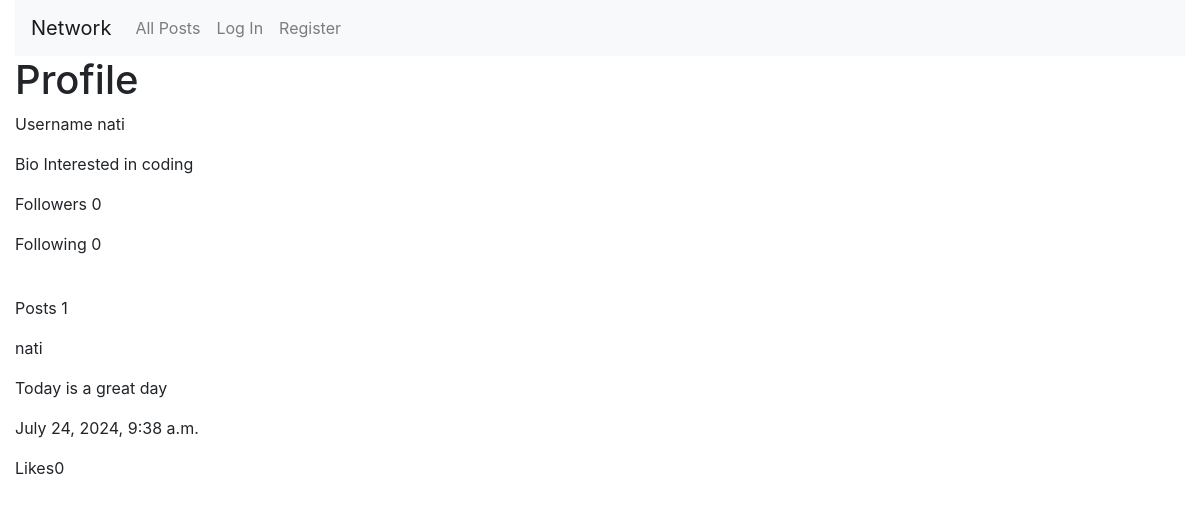
The app's page /profile_view/nati, older data.
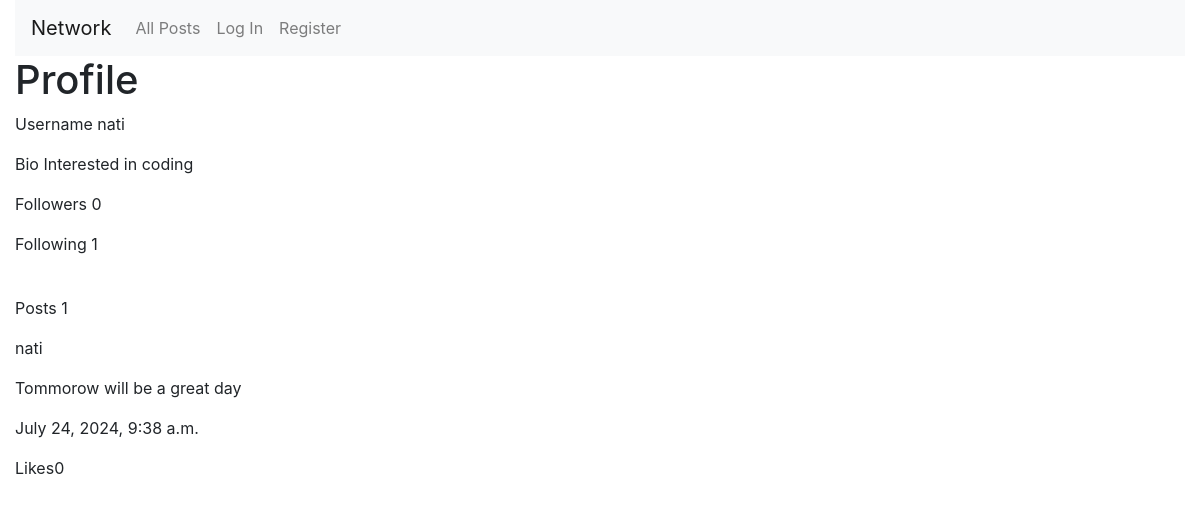
The same page, newer data.
### network/models.py (models this page shows)
class Publish(models.Model):
    user = models.ForeignKey(User, on_delete=models.CASCADE, related_name="userPublish")
    content = models.TextField()
    time = models.DateTimeField(auto_now_add=True)
    likes = models.IntegerField(default=0)

class User(AbstractUser):
    pass

### network/views.py (the view)
# urls.py: path("profile_view/<str:username>",views.profile_view,name="profile_view"),
@csrf_exempt
def profile_view(request,username):
    followerpersons = []
    user = User.objects.get(username=username)
    username = user.username
    profile = Profile.objects.get(user=user)
    bio = profile.bio
    image_link = profile.image_link
    followers = Followers.objects.filter(user=user).count()
    for follower in Followers.objects.filter(user = user):
        followerpersons.append(follower.follower.username)
    following = Following.objects.filter(user=user).count()
    if request.user.username.strip().lower() in (name.strip().lower() for name in followerpersons):
        followed = True
    else:
        followed = False
    postNumber = Publish.objects.filter(user = user).count()
    publishes = Publish.objects.filter(user = user).order_by('-time')
    return render(request, "network/profileview.html",{
        'followed':followed,
        'username':username,
        'bio':bio,
        'image_link':image_link,
        'profile':profile,
        'followers':followers,
        'following':following,
        'postNumber':postNumber,
        'publishes':publishes
    })

### network/templates/network/profileview.html (shortened to what this page needs)
{% extends "network/layout.html" %}
{% load static %}
{% block body %}
    <h1>
        Profile
    </h1>
    <div class="profile">
       <p>Username {{username}}</p>
         <p>Bio {{bio}}</p>
            <p id = "followers">Followers {{followers}}</p>
            <p id = "following">Following {{following}}</p>
            <p>Posts {{postNumber}}</p>
    </div>
    {% for publish in publishes %}
        <div class="published">
            <p  class = "postuser">{{publish.user}}</p>
            <p class = "content">{{publish.content}}</p>
            <p class = "time">{{publish.time}}</p>
            <p class ="like">Likes{{publish.likes}}</p>
        </div>
        {%empty%}
        <h1>No posts</h1>
    {% endfor %}
{% endblock %}

Row changes from the older to the newer data that the page shows:
changed Publish "nati": content "Today is a great day" → "Tommorow will be a great day"
Text that changed along with them:
{{ following }}: "0" → "1"
